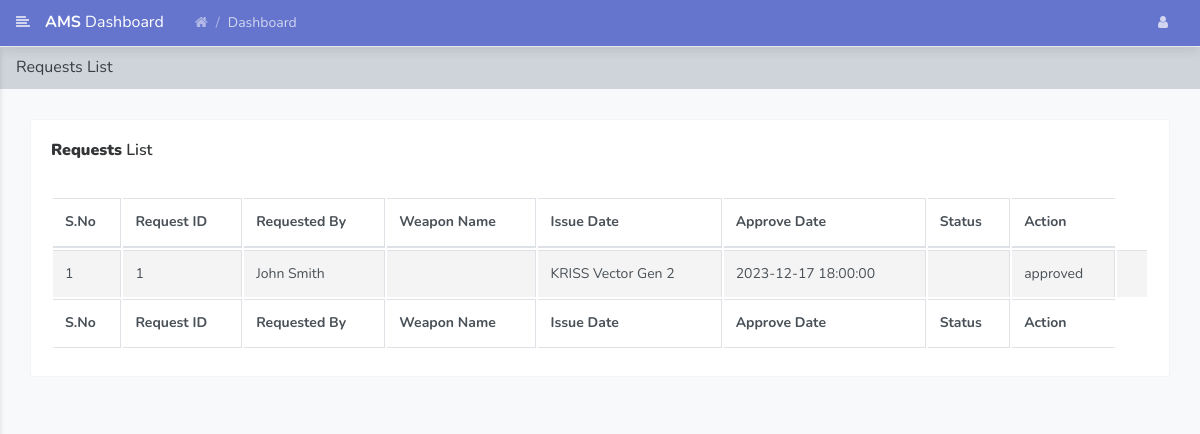
Page /officer/history.php (signed in) on the committed database.
### tables this page shows
CREATE TABLE `weapon_requests` (
  `request_id` int(11) NOT NULL,
  `soldier_id` int(11) DEFAULT NULL,
  `officer_id` int(11) DEFAULT NULL,
  `weapon_id` int(11) DEFAULT NULL,
  `request_status` enum('pending','approved','denied') DEFAULT 'pending',
  `request_date` timestamp NOT NULL DEFAULT current_timestamp(),
  `approval_date` timestamp NULL DEFAULT NULL
);

CREATE TABLE `soldier` (
  `soldier_id` int(11) NOT NULL,
  `user_id` int(11) DEFAULT NULL,
  `name` varchar(100) DEFAULT NULL,
  `username` varchar(40) NOT NULL,
  `email` varchar(40) NOT NULL,
  `phone` varchar(40) NOT NULL,
  `password` varchar(40) NOT NULL,
  `rank` varchar(100) DEFAULT NULL
);

CREATE TABLE `weapon` (
  `weapon_id` int(11) NOT NULL,
  `weapon_name` varchar(100) DEFAULT NULL,
  `weapon_type` varchar(100) DEFAULT NULL,
  `company` varchar(60) NOT NULL,
  `country` varchar(50) NOT NULL,
  `availability_status` enum('available','issued','banned') DEFAULT 'available'
);

### officer/history.php (the view, shortened to what this page needs)
<?php
include('../includes/db.php');
if (strlen($_SESSION['username'] == 0)) {
    header('location:logout.php');
} else {
?>
    <!doctype html>
    <html lang="en">
    <head>
        <link rel="stylesheet" href="../assets/vendor/themify-icons/themify-icons.css">
        <link rel="stylesheet" href="../assets/vendor/fontawesome/css/font-awesome.min.css">
        <link rel="stylesheet" href="../assets/vendor/jquery-datatable/dataTables.bootstrap4.min.css">
        <link rel="stylesheet" href="../assets/css/main.css">
    </head>
    <body class="theme-indigo">
        <?php include_once('includes/header.php'); ?>
        <div class="main_content" id="main-content">
            <div class="page">
                <nav class="navbar navbar-expand-lg navbar-light bg-light">
                    <a class="navbar-brand" href="javascript:void(0);">Requests List</a>
                </nav>
                <div class="container-fluid">
                    <div class="row clearfix">
                        <div class="col-lg-12">
                            <div class="card">
                                <div class="header">
                                    <h2><strong>Requests</strong> List </h2>
                                </div>
                                <div class="body">
                                    <div class="table-responsive">
                                        <table class="table table-bordered table-striped table-hover js-basic-example dataTable">
                                            <thead>
                                                <tr>
                                                    <th>S.No</th>
                                                    <th>Request ID</th>
                                                    <th>Requested By</th>
                                                    <th>Weapon Name</th>
                                                    <th>Issue Date</th>
                                                    <th>Approve Date</th>
                                                    <th>Status</th>
                                                    <th>Action</th>
                                                </tr>
                                            </thead>
                                            <tfoot>
                                                <tr>
                                                    <th>S.No</th>
                                                    <th>Request ID</th>
                                                    <th>Requested By</th>
                                                    <th>Weapon Name</th>
                                                    <th>Issue Date</th>
                                                    <th>Approve Date</th>
                                                    <th>Status</th>
                                                    <th>Action</th>
                                                </tr>
                                            </tfoot>
                                            <tbody>
                                                <tr>
                                                    <?php
                                                    $sql = "SELECT
                                                        r.request_id,
                                                        r.soldier_id,
                                                        s.name AS soldier_name,
                                                        o.officer_id,
                                                        o.name AS officer_name,
                                                        w.weapon_id,
                                                        w.weapon_name,
                                                        r.request_status,
                                                        r.request_date,
                                                        r.approval_date
                                                    FROM weapon_requests r
                                                    INNER JOIN soldier s ON r.soldier_id = s.soldier_id
                                                    LEFT JOIN officer o ON r.officer_id = o.officer_id
                                                    INNER JOIN weapon w ON r.weapon_id = w.weapon_id
                                                WHERE s.username = '" . $_SESSION['username'] . "'";
                                                    $result = mysqli_query($conn, $sql);
                                                    $cnt = 1;
                                                    if (mysqli_num_rows($result) > 0) {
                                                        while ($row = mysqli_fetch_assoc($result)) {              ?>
                                                            <td><?php echo htmlentities($cnt); ?></td>
                                                            <td><?php echo $row["request_id"]; ?></td>
                                                            <td><?php echo $row["soldier_name"]; ?></td>
                                                            <td><?php echo $row["officer_name"]; ?></td>
                                                            <td><?php echo $row["weapon_name"]; ?></td>
                                                            <td><?php echo $row["request_date"]; ?></td>
                                                            <td><?php echo $row["approval_date"]; ?></td>
                                                            <td><?php echo $row["request_status"]; ?></td>
                                                            <td>
                                                            </td>
                                                </tr>
                                        <?php $cnt = $cnt + 1;
                                                        }
                                                    }
                                                    else
                                                    echo "<h3>No History Found</h3>"; ?>
                                            </tbody>
                                        </table>
                                    </div>
                                </div>
                            </div>
                        </div>
                    </div>
                </div>
            </div>
        </div>
    </body>
    </html><?php }  ?>

### rows in the picture
weapon_requests: request_id "1", soldier.name "John Smith", weapon.weapon_name "KRISS Vector Gen 2", request_date "2023-12-17 18:00:00", request_status "approved"
